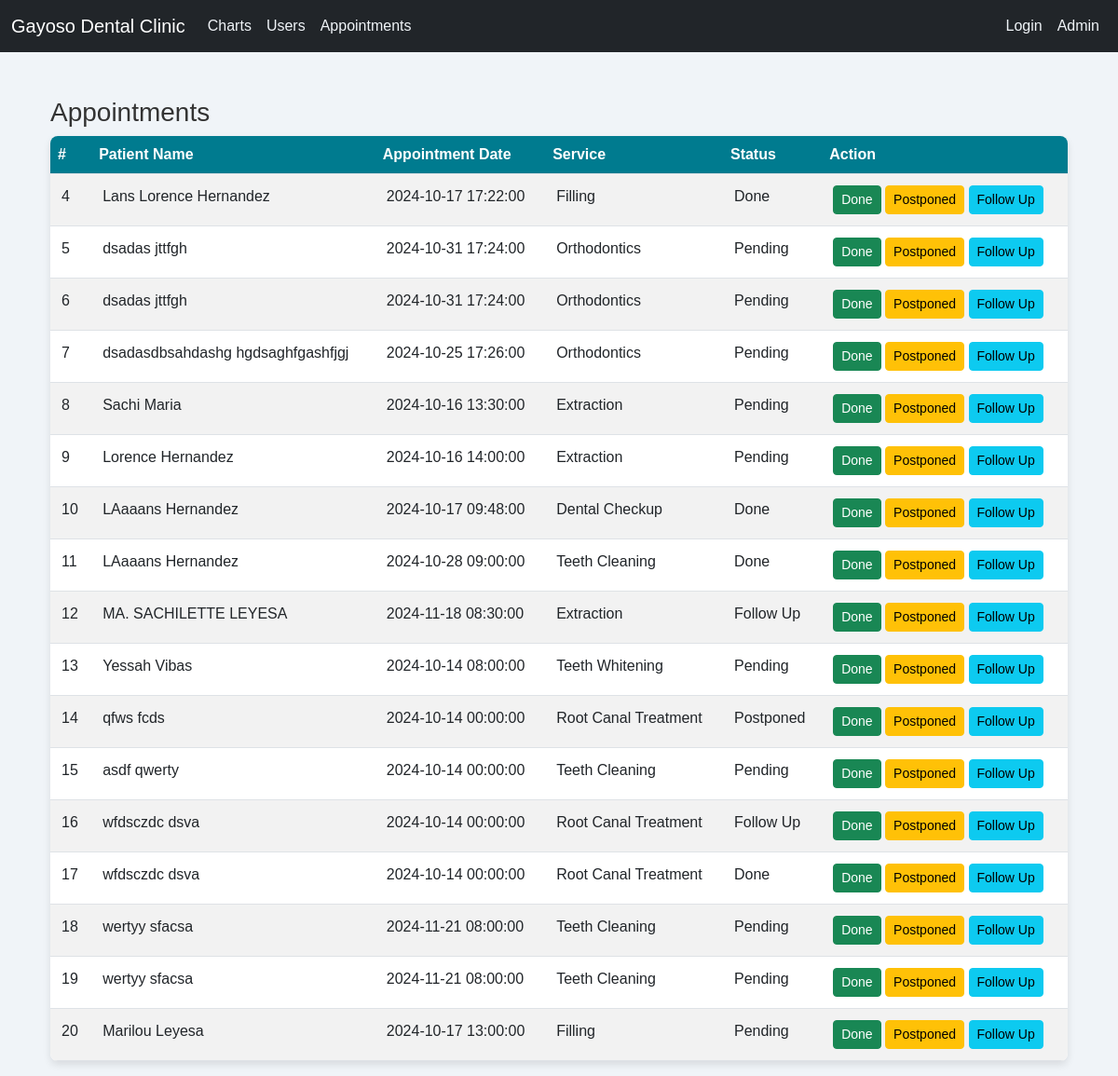
The app's page /admin/manage_appointments.php (signed in) with its own data.
### tables this page shows
CREATE TABLE `appointments` (
  `appointment_id` int(11) NOT NULL,
  `patient_id` int(11) DEFAULT NULL,
  `appointment_date` datetime DEFAULT NULL,
  `created_at` datetime DEFAULT current_timestamp(),
  `service_id` int(11) DEFAULT NULL,
  `status` varchar(20) NOT NULL DEFAULT 'Pending'
);

CREATE TABLE `patients` (
  `patient_id` int(11) NOT NULL,
  `first_name` varchar(50) NOT NULL,
  `last_name` varchar(50) NOT NULL,
  `email` varchar(100) DEFAULT NULL,
  `phone` varchar(15) DEFAULT NULL,
  `created_at` datetime DEFAULT current_timestamp(),
  `user_id` int(11) NOT NULL
);

CREATE TABLE `services` (
  `service_id` int(11) NOT NULL,
  `service_name` varchar(255) NOT NULL
);

### admin/manage_appointments.php (the view, shortened to what this page needs)
<?php
require_once '../config/db_config.php';
$stmt = $conn->query('SELECT a.appointment_id, p.first_name, p.last_name, a.appointment_date, s.service_name, a.status
                     FROM appointments a
                     JOIN patients p ON a.patient_id = p.patient_id
                     JOIN services s ON a.service_id = s.service_id');
$appointments = $stmt->fetchAll(PDO::FETCH_ASSOC);
?>
<!DOCTYPE html>
<html lang="en">
<head>
    <link href="https://cdn.jsdelivr.net/npm/bootstrap@5.3.0/dist/css/bootstrap.min.css" rel="stylesheet">
    <link href="../assets/css/style.css" rel="stylesheet">
</head>
<body>
    <?php include '../admin/includes/header.php'; ?>
    <div class="container mt-5">
        <h3>Appointments</h3>
        <table class="table table-striped">
            <thead>
                <tr>
                    <th>#</th>
                    <th>Patient Name</th>
                    <th>Appointment Date</th>
                    <th>Service</th>
                    <th>Status</th>
                    <th>Action</th>
                </tr>
            </thead>
            <tbody>
                <?php foreach ($appointments as $appointment): ?>
                    <tr>
                        <td><?php echo htmlspecialchars($appointment['appointment_id']); ?></td>
                        <td><?php echo htmlspecialchars($appointment['first_name'] . ' ' . $appointment['last_name']); ?></td>
                        <td><?php echo htmlspecialchars($appointment['appointment_date']); ?></td>
                        <td><?php echo htmlspecialchars($appointment['service_name']); ?></td>
                        <td><?php echo htmlspecialchars($appointment['status']); ?></td>
                        <td>
                            <a href="mark_done.php?id=<?php echo $appointment['appointment_id']; ?>" class="btn btn-success btn-sm">Done</a>
                            <a href="mark_postponed.php?id=<?php echo $appointment['appointment_id']; ?>" class="btn btn-warning btn-sm">Postponed</a>
                            <a href="mark_followup.php?id=<?php echo $appointment['appointment_id']; ?>" class="btn btn-info btn-sm">Follow Up</a>
                        </td>
                    </tr>
                <?php endforeach; ?>
            </tbody>
        </table>
    </div>
</body>
</html>

### assets/css/style.css (style rules this page uses)
body { background-color: #f0f4f8; color: #333; font-family: 'Arial', sans-serif; }
.table { background-color: #fff; border-radius: 8px; overflow: hidden; box-shadow: 0px 4px 8px rgba(0, 0, 0, 0.1); }
.table th { background-color: #007b8f; color: #fff; }
.table td { padding: 12px; }
* { transition: all 0.3s ease-in-out; }

### records on screen
appointments: appointment_id "4", patient.last_name "Lans Lorence Hernandez", appointment_date "2024-10-17 17:22:00", service.service_name "Filling", status "Done"
appointments: appointment_id "5", patient.last_name "dsadas jttfgh", appointment_date "2024-10-31 17:24:00", service.service_name "Orthodontics", status "Pending"
appointments: appointment_id "6", patient.last_name "dsadas jttfgh", appointment_date "2024-10-31 17:24:00", service.service_name "Orthodontics", status "Pending"
appointments: appointment_id "7", patient.last_name "dsadasdbsahdashg hgdsaghfgashfjgj", appointment_date "2024-10-25 17:26:00", service.service_name "Orthodontics", status "Pending"
appointments: appointment_id "8", patient.last_name "Sachi Maria", appointment_date "2024-10-16 13:30:00", service.service_name "Extraction", status "Pending"
appointments: appointment_id "9", patient.last_name "Lorence Hernandez", appointment_date "2024-10-16 14:00:00", service.service_name "Extraction", status "Pending"
appointments: appointment_id "10", patient.last_name "LAaaans Hernandez", appointment_date "2024-10-17 09:48:00", service.service_name "Dental Checkup", status "Done"
appointments: appointment_id "11", patient.last_name "LAaaans Hernandez", appointment_date "2024-10-28 09:00:00", service.service_name "Teeth Cleaning", status "Done"
appointments: appointment_id "12", patient.last_name "MA. SACHILETTE LEYESA", appointment_date "2024-11-18 08:30:00", service.service_name "Extraction", status "Follow Up"
appointments: appointment_id "13", patient.last_name "Yessah Vibas", appointment_date "2024-10-14 08:00:00", service.service_name "Teeth Whitening", status "Pending"
appointments: appointment_id "14", patient.last_name "qfws fcds", appointment_date "2024-10-14 00:00:00", service.service_name "Root Canal Treatment", status "Postponed"
appointments: appointment_id "15", patient.last_name "asdf qwerty", appointment_date "2024-10-14 00:00:00", service.service_name "Teeth Cleaning", status "Pending"
appointments: appointment_id "16", patient.last_name "wfdsczdc dsva", appointment_date "2024-10-14 00:00:00", service.service_name "Root Canal Treatment", status "Follow Up"
appointments: appointment_id "17", patient.last_name "wfdsczdc dsva", appointment_date "2024-10-14 00:00:00", service.service_name "Root Canal Treatment", status "Done"
appointments: appointment_id "18", patient.last_name "wertyy sfacsa", appointment_date "2024-11-21 08:00:00", service.service_name "Teeth Cleaning", status "Pending"
appointments: appointment_id "19", patient.last_name "wertyy sfacsa", appointment_date "2024-11-21 08:00:00", service.service_name "Teeth Cleaning", status "Pending"
appointments: appointment_id "20", patient.last_name "Marilou Leyesa", appointment_date "2024-10-17 13:00:00", service.service_name "Filling", status "Pending"
